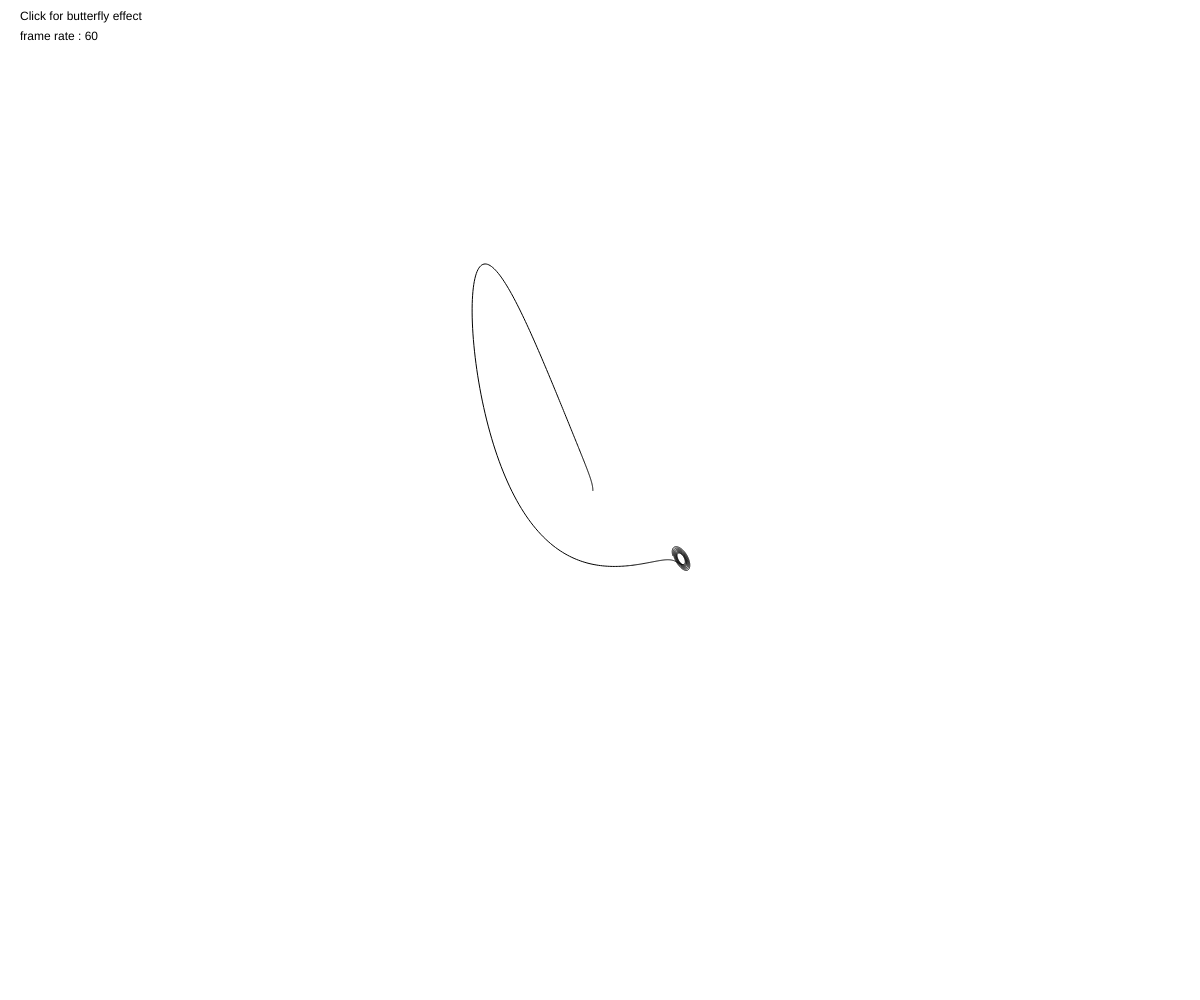
Frame 1 (no input)
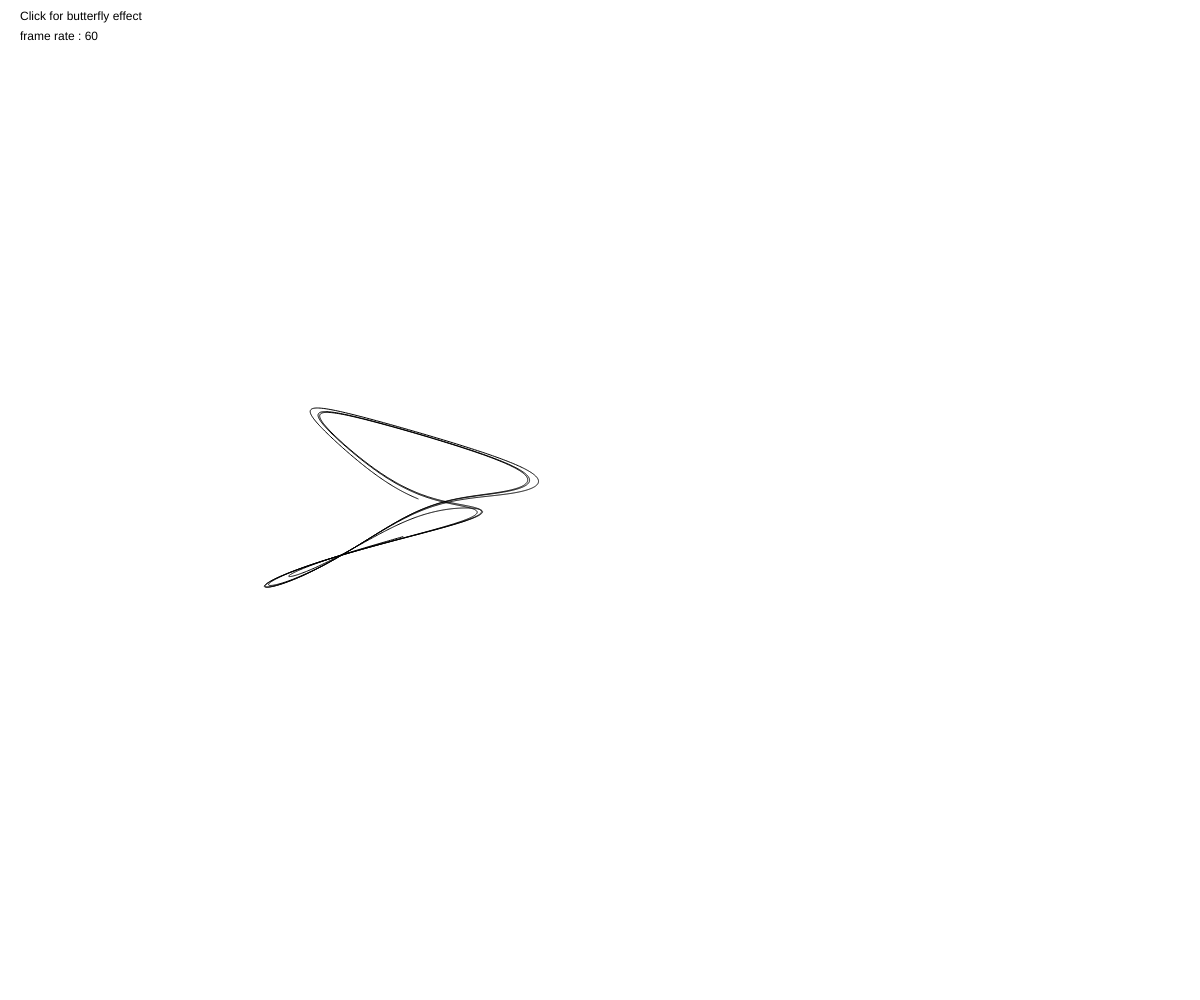
Frame 60 (no input)
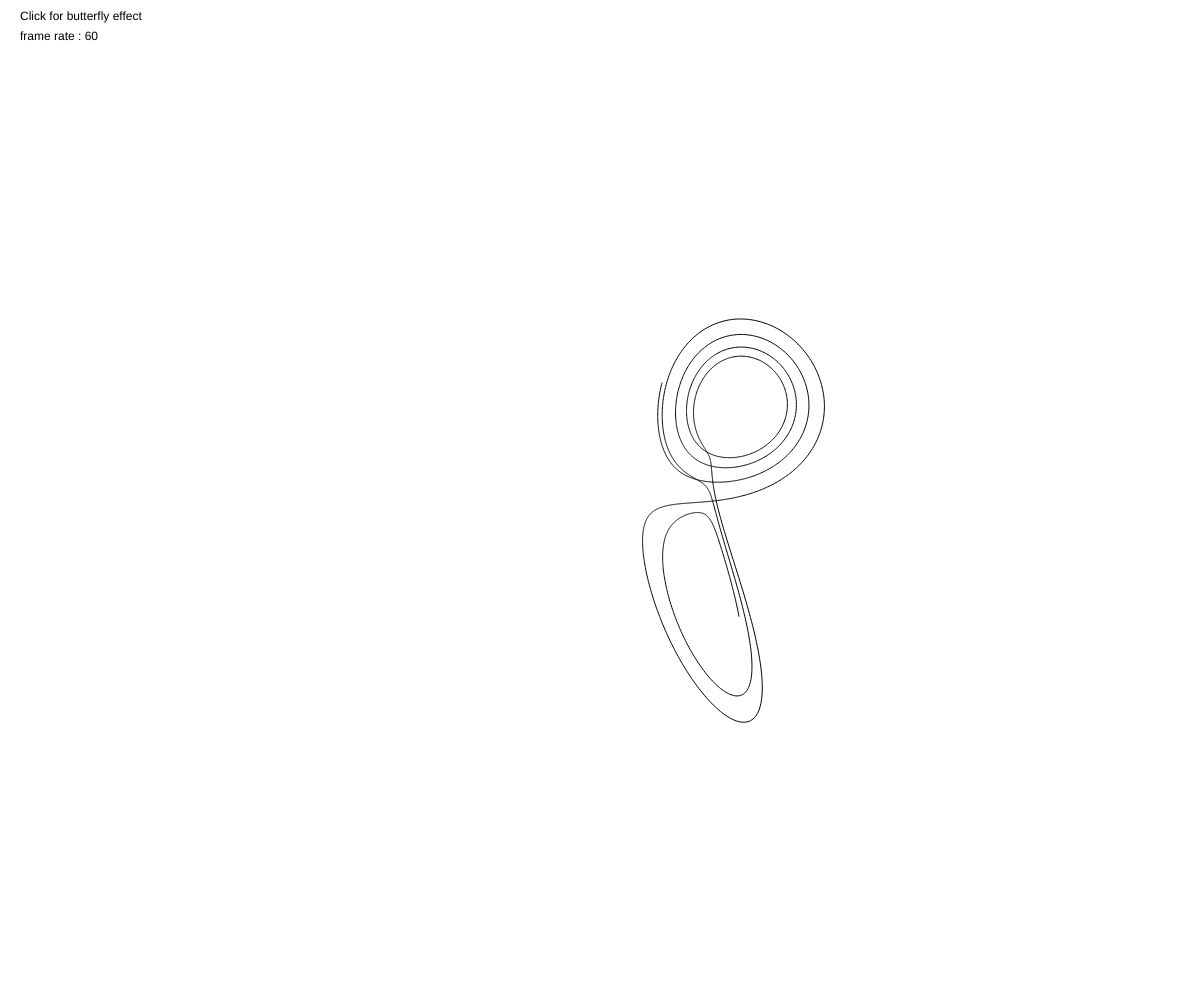
Frame 120 (the mouse pressed at the canvas centre since frame 60)

The p5.js sketch that drew these frames (run headless with seeded random() and noise() and a simulated clock; from frame 60 on, the mouse is pressed at the canvas centre):

// p5.js sketch
// ── sketch.js
var pos = [-1., -1., 1.];
var sigma = 10.;
var beta = 2.666666;
var rho = 28.;
var dt = 0.002;
var points = 2500;
var still = false;
var rotateFlag = true;
var zoom = 8.;
var xrot = yrot = zrot = 0.;
var hertz;

function setup() {
  createCanvas(windowWidth, windowHeight);
  hertz = TWO_PI / 60;
}

function draw() {
  push();
  if (!still) {
    background(255);
    stroke(0);
  } else {
    stroke(0, 20);
  }
  noFill();
  translate(width / 2, height / 2);
  var positions = [];
  for (var i = 0; i < points; i++) {
    positions[i] = pos = lorenz(pos, dt);;
  }
  if (rotateFlag) {
      xrot += 0.5 * hertz;
      yrot += 0.7 * hertz;
      zrot += 0.3 * hertz;
  }
  /*
  for (i = 0; i < positions.length; i++) {
    positions[i][2] -= 30;
  }
  */
  for (i = 0; i < positions.length; i++) {
    positions[i] = rotator(positions[i], xrot, yrot, zrot);
  }
  /*
  for (i = 0; i < positions.length; i++) {
    positions[i][2] += 30;
  }
  */
  beginShape();
  for (i = 0; i < positions.length; i++) {
    var x, y;
    x = positions[i][0];
    y = positions[i][1];
    curveVertex(x * zoom, y * zoom);
  }
  endShape();
  pop();
  fill(255);
  noStroke(0);
  rect(0, 0, 200, 80);
  fill(0);
  text("Click for butterfly effect", 20, 20);
  text("frame rate : " + frameRate().toFixed(), 20, 40);
}

function lorenz(vec, dt) {
  var x, y, z, dx, dy, dz;
  x = vec[0];
  y = vec[1];
  z = vec[2];
  dx = sigma * (y - x);
  dy = x * (rho - z) - y;
  dz = (x * y) - (beta * z); 
  dx *= dt;
  dy *= dt;
  dz *= dt;
  x += dx;
  y += dy;
  z += dz;
  return [x, y, z];
}

function rotator(pos, xrot, yrot, zrot) {
  var rx, ry, rz, tx, ty, tz;
  rx = pos[0];
  ry = pos[1];
  rz = pos[2];

  // plan z
  tx = rx * cos(zrot) - ry * sin(zrot);
  ty = rx * sin(zrot) + ry * cos(zrot);
  tz = rz;
  rx = tx;
  ry = ty;
  rz = tz;

  // plan y
  tx = rx * cos(yrot) + rz * sin(yrot);
  ty = ry;
  tz = -rx * sin(yrot) + rz * cos(yrot);
  rx = tx;
  ry = ty;
  rz = tz;

  // plan x
  tx = rx;
  ty = ry * cos(xrot) - rz * sin(xrot);
  tz = ry * sin(xrot) + rz * cos(xrot);
  rx = tx;
  ry = ty;
  rz = tz;

  return [rx, ry, rz];
}

function mouseClicked() {
  still = !still;
  rotateFlag = !rotateFlag;
  background(255);
}
